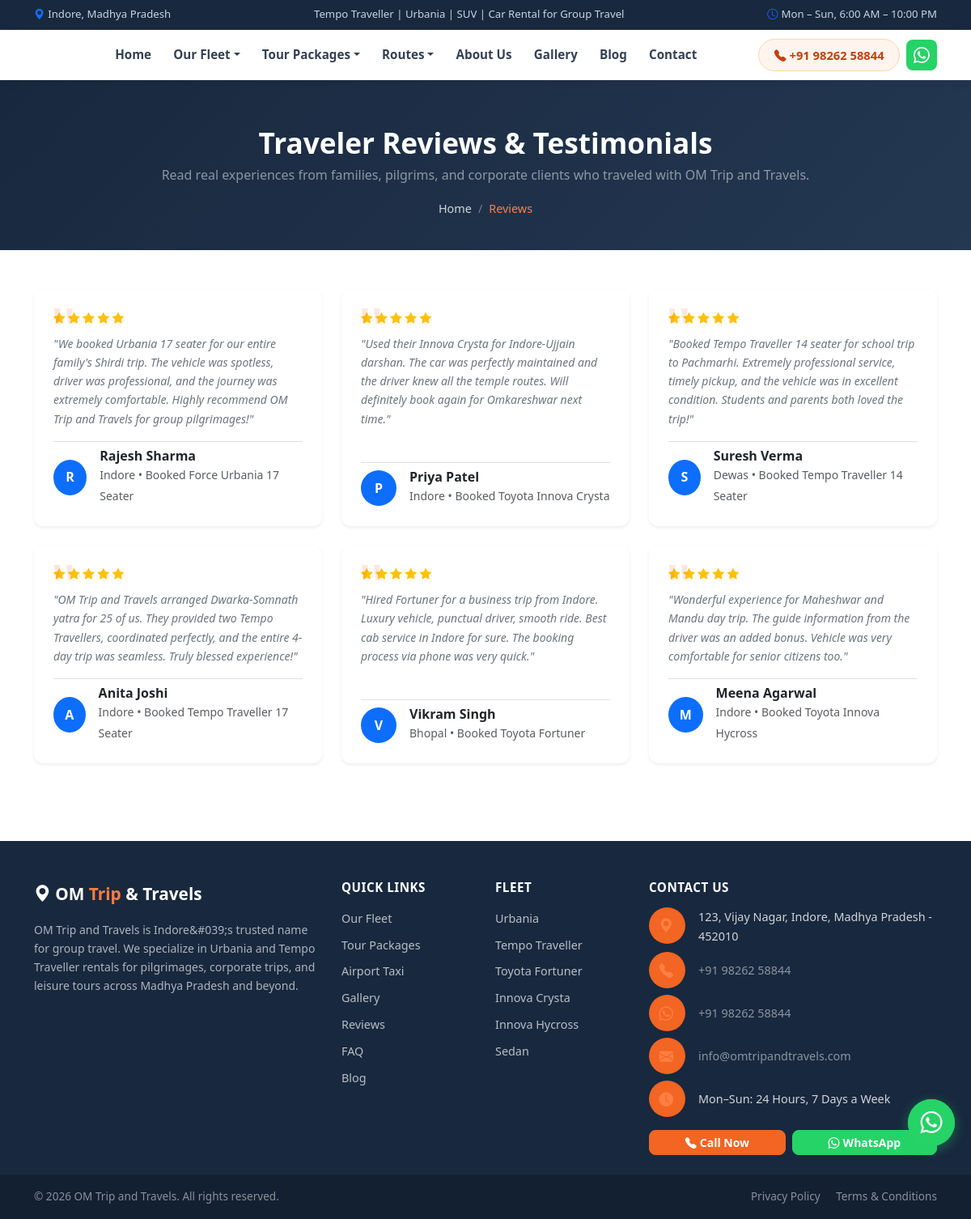
Screenshot of /testimonials with the database file from the repository.
### tables this page shows
CREATE TABLE IF NOT EXISTS `testimonials` (
  `id` INT UNSIGNED AUTO_INCREMENT PRIMARY KEY,
  `name` VARCHAR(100) NOT NULL,
  `designation` VARCHAR(150) NULL,
  `location` VARCHAR(100) NULL,
  `photo` VARCHAR(255) NULL,
  `rating` TINYINT UNSIGNED NOT NULL DEFAULT 5,
  `review` TEXT NOT NULL,
  `vehicle_booked` VARCHAR(150) NULL,
  `is_featured` TINYINT(1) NOT NULL DEFAULT 0,
  `sort_order` SMALLINT NOT NULL DEFAULT 0,
  `is_active` TINYINT(1) NOT NULL DEFAULT 1,
  `created_at` DATETIME NOT NULL DEFAULT CURRENT_TIMESTAMP
);

### app/Core/Controller.php (called while the page is built, shortened)
<?php
abstract class Controller
{
    protected function view(
        string $template,
        array $data = [],
        string|false $layout = ''
    ): void {
        $data = array_merge($this->globalViewData(), $data);
        View::render($template, $data, $layout);
    }
    protected function globalViewData(): array
    {
        return [
            'flash_success' => Session::getFlash('success'),
            'flash_error'   => Session::getFlash('error'),
            'flash_info'    => Session::getFlash('info'),
            'flash_warning' => Session::getFlash('warning'),
            'current_admin' => Session::getAdmin(),
            'current_url'   => currentUrl(),
        ];
    }
}

### app/Controllers/PageController.php (called while the page is built, shortened)
<?php
class PageController extends Controller
{
    public function testimonials(array $params = []): void
    {
        $testModel = new Testimonial();
        $page      = max(1, $this->getInt('page', 1));
        $result    = $testModel->getActive($page, 12);
        $settings  = (new Setting())->getAllFlat();
        $pageTitle = 'Customer Reviews & Testimonials | OM Trip and Travels Indore';
        $metaDescription = 'Read genuine reviews from travelers who rented Urbania, Tempo Travellers, and luxury cars from OM Trip and Travels for pilgrimages and family vacations.';
        $this->view('pages/testimonials', [
            'testimonials'   => $result['data'],
            'pagination'     => $result,
            'settings'       => $settings,
            'pageTitle'      => $pageTitle,
            'metaDescription'=> $metaDescription,
        ]);
    }
}

### public/index.php (called while the page is built, shortened)
<?php
$router = new Router();
$router->get('/', 'App\Controllers\HomeController', 'index');
$router->get('/fleet', 'App\Controllers\FleetController', 'index');
$router->get('/fleet/{slug}', 'App\Controllers\FleetController', 'show');
$router->get('/packages', 'App\Controllers\PackageController', 'index');
$router->get('/packages/{slug}', 'App\Controllers\PackageController', 'show');
$router->get('/blog', 'App\Controllers\BlogController', 'index');
$router->get('/blog/category/{slug}', 'App\Controllers\BlogController', 'category');
$router->get('/blog/tag/{slug}', 'App\Controllers\BlogController', 'tag');
$router->get('/blog/{slug}', 'App\Controllers\BlogController', 'show');
$router->get('/about', 'App\Controllers\PageController', 'about');
$router->get('/contact', 'App\Controllers\PageController', 'contact');
$router->get('/gallery', 'App\Controllers\PageController', 'gallery');
$router->get('/testimonials', 'App\Controllers\PageController', 'testimonials');
$router->get('/faq', 'App\Controllers\PageController', 'faq');
$router->get('/booking', 'App\Controllers\PageController', 'booking');
$router->get('/airport-transfers', 'App\Controllers\PageController', 'airportTransfers');
$router->get('/privacy', 'App\Controllers\PageController', 'privacy');
$router->get('/terms', 'App\Controllers\PageController', 'terms');
$router->get('/sitemap.xml', 'App\Controllers\SeoController', 'sitemap');
$router->get('/robots.txt', 'App\Controllers\SeoController', 'robots');
$router->post('/contact', 'App\Controllers\EnquiryController', 'contactSubmit');
$router->post('/booking', 'App\Controllers\EnquiryController', 'bookingSubmit');
$router->post('/api/click-log', 'App\Controllers\ApiController', 'clickLog');
$router->post('/api/enquiry',   'App\Controllers\ApiController', 'quickEnquiry');
$router->any('/admin/login',   'App\Controllers\Admin\AuthController', 'login');
$router->get('/admin/logout',  'App\Controllers\Admin\AuthController', 'logout');
$router->any('/admin/forgot',  'App\Controllers\Admin\AuthController', 'forgot');
$router->any('/admin/reset',   'App\Controllers\Admin\AuthController', 'reset');
$router->get('/admin',           'App\Controllers\Admin\DashboardController', 'index');
$router->get('/admin/dashboard', 'App\Controllers\Admin\DashboardController', 'index');
$router->get('/admin/enquiries',              'App\Controllers\Admin\EnquiryController', 'index');
$router->get('/admin/enquiries/{id}',         'App\Controllers\Admin\EnquiryController', 'show');
$router->post('/admin/enquiries/{id}/status', 'App\Controllers\Admin\EnquiryController', 'updateStatus');
$router->post('/admin/enquiries/{id}/note',   'App\Controllers\Admin\EnquiryController', 'addNote');
$router->post('/admin/enquiries/{id}/delete', 'App\Controllers\Admin\EnquiryController', 'delete');
$router->get('/admin/vehicles',               'App\Controllers\Admin\VehicleController', 'index');
$router->any('/admin/vehicles/create',        'App\Controllers\Admin\VehicleController', 'create');
$router->any('/admin/vehicles/{id}/edit',     'App\Controllers\Admin\VehicleController', 'edit');
$router->post('/admin/vehicles/{id}/delete',  'App\Controllers\Admin\VehicleController', 'delete');
$router->post('/admin/vehicles/{id}/toggle',  'App\Controllers\Admin\VehicleController', 'toggle');
$router->get('/admin/packages',               'App\Controllers\Admin\PackageController', 'index');
$router->any('/admin/packages/create',        'App\Controllers\Admin\PackageController', 'create');
$router->any('/admin/packages/{id}/edit',     'App\Controllers\Admin\PackageController', 'edit');
$router->post('/admin/packages/{id}/delete',  'App\Controllers\Admin\PackageController', 'delete');
$router->get('/admin/blog',                   'App\Controllers\Admin\BlogController', 'index');
$router->get('/admin/blogs',                  'App\Controllers\Admin\BlogController', 'index');
$router->any('/admin/blog/create',            'App\Controllers\Admin\BlogController', 'create');
$router->any('/admin/blog/{id}/edit',         'App\Controllers\Admin\BlogController', 'edit');
$router->post('/admin/blog/{id}/delete',      'App\Controllers\Admin\BlogController', 'delete');
$router->get('/admin/testimonials',               'App\Controllers\Admin\TestimonialController', 'index');
$router->any('/admin/testimonials/create',        'App\Controllers\Admin\TestimonialController', 'create');
$router->any('/admin/testimonials/{id}/edit',     'App\Controllers\Admin\TestimonialController', 'edit');
$router->post('/admin/testimonials/{id}/delete',  'App\Controllers\Admin\TestimonialController', 'delete');
$router->get('/admin/gallery',                'App\Controllers\Admin\GalleryController', 'index');
$router->any('/admin/gallery/upload',         'App\Controllers\Admin\GalleryController', 'upload');
$router->post('/admin/gallery/{id}/delete',   'App\Controllers\Admin\GalleryController', 'delete');
$router->get('/admin/banners',                'App\Controllers\Admin\BannerController', 'index');
$router->any('/admin/banners/create',         'App\Controllers\Admin\BannerController', 'create');
$router->any('/admin/banners/{id}/edit',      'App\Controllers\Admin\BannerController', 'edit');
$router->post('/admin/banners/{id}/delete',   'App\Controllers\Admin\BannerController', 'delete');
$router->get('/admin/faqs',                   'App\Controllers\Admin\FaqController', 'index');
$router->any('/admin/faqs/create',            'App\Controllers\Admin\FaqController', 'create');
$router->any('/admin/faqs/{id}/edit',         'App\Controllers\Admin\FaqController', 'edit');
$router->post('/admin/faqs/{id}/delete',      'App\Controllers\Admin\FaqController', 'delete');
$router->any('/admin/settings',               'App\Controllers\Admin\SettingsController', 'index');
$router->any('/admin/settings/seo',           'App\Controllers\Admin\SettingsController', 'seo');
$router->any('/admin/settings/whatsapp',      'App\Controllers\Admin\SettingsController', 'whatsapp');
$router->any('/admin/settings/scripts',       'App\Controllers\Admin\SettingsController', 'scripts');
$router->get('/admin/seo',                    'App\Controllers\Admin\SeoController', 'index');
$router->any('/admin/seo/{page_key}',         'App\Controllers\Admin\SeoController', 'edit');
$router->get('/admin/admins',                 'App\Controllers\Admin\AdminUserController', 'index');
$router->any('/admin/admins/create',          'App\Controllers\Admin\AdminUserController', 'create');
$router->any('/admin/admins/{id}/edit',       'App\Controllers\Admin\AdminUserController', 'edit');
$router->post('/admin/admins/{id}/delete',    'App\Controllers\Admin\AdminUserController', 'delete');
$router->any('/admin/change-password',        'App\Controllers\Admin\AdminUserController', 'changePassword');
$router->get('/admin/activity-log',           'App\Controllers\Admin\AdminUserController', 'activityLog');
$router->post('/admin/media/upload',          'App\Controllers\Admin\MediaController', 'upload');
$router->post('/admin/media/delete',          'App\Controllers\Admin\MediaController', 'delete');
$router->setNotFound(function () {
    http_response_code(404);
    View::render('errors/404', ['title' => '404 — Page Not Found'], 'layouts/main');
});
$router->setMethodNotAllowed(function () {
    http_response_code(405);
    echo '<h1>405 — Method Not Allowed</h1>';
});
$router->dispatch();

### app/Core/Database.php (called while the page is built, shortened)
<?php
class Database
{
    private static ?Database $instance = null;
    private ?PDO $pdo = null;
    public static function getInstance(): self
    {
        if (self::$instance === null) {
            self::$instance = new self();
        }
        return self::$instance;
    }
    private function connect(): void
    {
        $sqlitePath = dirname(__DIR__, 2) . '/storage/database.sqlite';
        $host = env('DB_HOST', 'localhost');
        $port = env('DB_PORT', '3306');
        $name = env('DB_NAME', '');
        $user = env('DB_USER', '');
        $pass = env('DB_PASS', '');
        $dsn = "mysql:host={$host};port={$port};dbname={$name};charset=utf8mb4";
        $options = [
            PDO::ATTR_ERRMODE            => PDO::ERRMODE_EXCEPTION,
            PDO::ATTR_DEFAULT_FETCH_MODE => PDO::FETCH_ASSOC,
            PDO::ATTR_EMULATE_PREPARES   => false,
            PDO::ATTR_TIMEOUT            => 1,
            PDO::MYSQL_ATTR_INIT_COMMAND => "SET NAMES utf8mb4 COLLATE utf8mb4_unicode_ci",
        ];
        try {
            $this->pdo       = new PDO($dsn, $user, $pass, $options);
            $this->connected = true;
        } catch (PDOException $e) {
            $this->connected = false;
            error_log('DB Connection Failed: ' . $e->getMessage());
            if (file_exists($sqlitePath)) {
                try {
                    $this->pdo = new PDO("sqlite:" . $sqlitePath);
                    $this->pdo->setAttribute(PDO::ATTR_ERRMODE, PDO::ERRMODE_EXCEPTION);
                    $this->pdo->setAttribute(PDO::ATTR_DEFAULT_FETCH_MODE, PDO::FETCH_ASSOC);
                    $this->connected = true;
                } catch (\Throwable $ex) {}
            }
        }
    }
    public function query(string $sql, array $params = []): \PDOStatement|false
    {
        try {
            $stmt = $this->pdo->prepare($sql);
            $stmt->execute($params);
            return $stmt;
        } catch (PDOException $e) {
            error_log('DB Query Error: ' . $e->getMessage() . ' | SQL: ' . $sql);
            return false;
        }
    }
    public function fetchAll(string $sql, array $params = []): array
    {
        $stmt = $this->query($sql, $params);
        return $stmt->fetchAll() ?: [];
    }
}

### app/Helpers/functions.php (called while the page is built, shortened)
<?php
if (!function_exists('env')) {
    function env(string $key, string $default = ''): string
    {
        $value = $_ENV[$key] ?? getenv($key);
        return ($value !== false && $value !== null) ? (string) $value : $default;
    }
}

### app/Models/Testimonial.php (called while the page is built, shortened)
<?php
class Testimonial extends BaseModel
{
    public function getActive(int $page = 1, int $perPage = 12): array
    {
        $total = (int) $this->db->fetchColumn("SELECT COUNT(*) FROM testimonials WHERE is_active = 1");
        $data = $this->db->fetchAll(
            "SELECT * FROM testimonials WHERE is_active = 1 ORDER BY sort_order ASC LIMIT ? OFFSET ?",
            [$perPage, ($page - 1) * $perPage]
        );
        return ['data' => $data, 'total' => $total, 'pages' => (int)ceil($total / $perPage), 'current' => $page];
    }
}

### app/Models/BaseModel.php (called while the page is built, shortened)
<?php
abstract class BaseModel
{
    public function __construct()
    {
        $this->db = Database::getInstance();
    }
}

### app/Views/pages/testimonials.php (the view, shortened to what this page needs)
<div class="page-hero">
    <div class="container text-center">
        <h1>Traveler Reviews &amp; Testimonials</h1>
        <p class="text-white-50 max-w-600 mx-auto">Read real experiences from families, pilgrims, and corporate clients who traveled with OM Trip and Travels.</p>
        <nav aria-label="breadcrumb">
            <ol class="breadcrumb justify-content-center mb-0">
                <li class="breadcrumb-item"><a href="/">Home</a></li>
                <li class="breadcrumb-item active" aria-current="page">Reviews</li>
            </ol>
        </nav>
    </div>
</div>
<div class="container py-5">
    <div class="row g-4">
        <?php foreach ($testimonials as $t): ?>
        <div class="col-lg-4 col-md-6">
            <div class="testimonial-card card h-100 p-4 border-0 shadow-sm">
                <div class="stars mb-2">
                    <?php for ($s = 1; $s <= 5; $s++): ?>
                    <i class="bi <?= $s <= (int)$t['rating'] ? 'bi-star-fill' : 'bi-star' ?>"></i>
                    <?php endfor; ?>
                </div>
                <p class="mb-3 text-secondary small fst-italic">"<?= htmlspecialchars($t['review']) ?>"</p>
                <div class="d-flex align-items-center mt-auto pt-2 border-top">
                    <div class="avatar-circle me-3 bg-primary text-white rounded-circle d-flex align-items-center justify-content-center fw-bold" style="width:44px; height:44px;">
                        <?= strtoupper(substr($t['name'], 0, 1)) ?>
                    </div>
                    <div>
                        <h2 class="h6 fw-bold mb-0"><?= htmlspecialchars($t['name']) ?></h2>
                        <small class="text-muted"><?= htmlspecialchars($t['location'] ?? 'Indore') ?> &bull; Booked <?= htmlspecialchars($t['vehicle_booked'] ?? 'Travel') ?></small>
                    </div>
                </div>
            </div>
        </div>
        <?php endforeach; ?>
    </div>
</div>

### public/assets/css/style.css (style rules this page uses)
:root { --primary: #f26522; --primary-dark: #d84f0f; --primary-light: #ff7e42; --secondary: #18283e; --secondary-dark: #111d2d; --secondary-light: #243852; --accent: #25D366; --text-dark: #1e293b; --text-muted: #64748b; --bg-light: #f8fafc; --bg-section: #f1f5f9; --border-color: #e2e8f0; --border-radius: 8px; --shadow-sm: 0 2px 8px rgba(0,0,0,.06); --shadow-md: 0 6px 24px rgba(15,23,42,.08); --shadow-lg: 0 12px 36px rgba(15,23,42,.12); --transition: .25s ease; }
*, *::before, *::after { box-sizing: border-box; }
body { font-family: 'Segoe UI', system-ui, -apple-system, sans-serif; color: var(--text-dark); background: #fff; line-height: 1.65; font-size: 16px; }
a { color: var(--primary); text-decoration: none; transition: color var(--transition); }
.testimonial-card { background: #fff; border-radius: 12px; padding: 1.8rem; box-shadow: var(--shadow-sm); height: 100%; position: relative; }
.testimonial-card::before { content: '"'; position: absolute; top: 10px; left: 20px; font-size: 5rem; color: var(--primary); opacity: .15; font-family: serif; line-height: 1; }
.stars { color: #ffc107; font-size: .9rem; }
.page-hero { background: linear-gradient(135deg, var(--secondary) 0%, var(--secondary-light) 100%); color: #fff; padding: 3.5rem 0 2.5rem; }
.page-hero h1 { font-size: clamp(1.5rem, 3vw, 2.2rem); font-weight: 800; margin-bottom: .4rem; }
.page-hero .breadcrumb-item { color: rgba(255,255,255,.7); font-size: .9rem; }
.page-hero .breadcrumb-item a { color: rgba(255,255,255,.8); }
.page-hero .breadcrumb-item.active { color: var(--primary-light); }
.page-hero .breadcrumb-item + .breadcrumb-item::before { color: rgba(255,255,255,.4); }

### rows the page displays
testimonials: rating 5 (drawn), review "We booked Urbania 17 seater for our entire family's Shirdi trip. The vehicle was spotless, driver was professional, and the journey was extremely comfortable. Highly recommend OM Trip and Travels for group pilgrimages!", name "R", name "Rajesh Sharma", location "Indore", vehicle_booked "Force Urbania 17 Seater"
testimonials: rating 5 (drawn), review "Used their Innova Crysta for Indore-Ujjain darshan. The car was perfectly maintained and the driver knew all the temple routes. Will definitely book again for Omkareshwar next time.", name "P", name "Priya Patel", location "Indore", vehicle_booked "Toyota Innova Crysta"
testimonials: rating 5 (drawn), review "Booked Tempo Traveller 14 seater for school trip to Pachmarhi. Extremely professional service, timely pickup, and the vehicle was in excellent condition. Students and parents both loved the trip!", name "S", name "Suresh Verma", location "Dewas", vehicle_booked "Tempo Traveller 14 Seater"
testimonials: rating 5 (drawn), review "OM Trip and Travels arranged Dwarka-Somnath yatra for 25 of us. They provided two Tempo Travellers, coordinated perfectly, and the entire 4-day trip was seamless. Truly blessed experience!", name "A", name "Anita Joshi", location "Indore", vehicle_booked "Tempo Traveller 17 Seater"
testimonials: rating 5 (drawn), review "Hired Fortuner for a business trip from Indore. Luxury vehicle, punctual driver, smooth ride. Best cab service in Indore for sure. The booking process via phone was very quick.", name "V", name "Vikram Singh", location "Bhopal", vehicle_booked "Toyota Fortuner"
testimonials: rating 5 (drawn), review "Wonderful experience for Maheshwar and Mandu day trip. The guide information from the driver was an added bonus. Vehicle was very comfortable for senior citizens too.", name "M", name "Meena Agarwal", location "Indore", vehicle_booked "Toyota Innova Hycross"

### other values shown
$phone "+91 98262 58844"
$settings('address', 'Indore, Madhya Pradesh') "123, Vijay Nagar, Indore, Madhya Pradesh - 452010"
$settings('email') "info@omtripandtravels.com"
$settings('working_hours', 'Mon-Sun: 24 Hours') "Mon–Sun: 24 Hours, 7 Days a Week"
$bizName "OM Trip and Travels"
